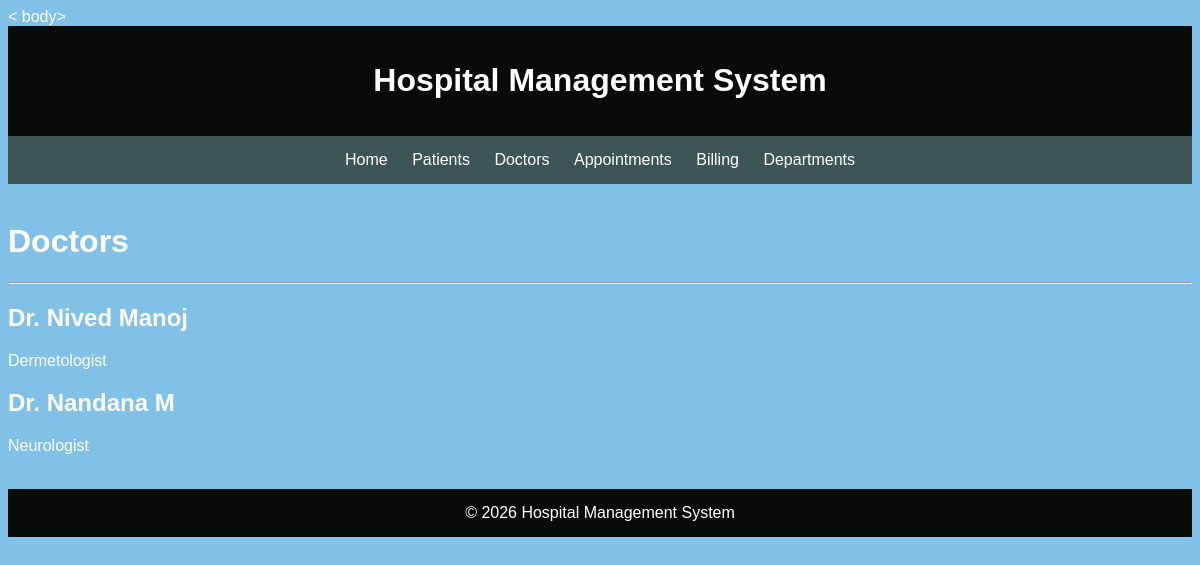
Screenshot of /doctor/ with the database file from the repository.
### home/models.py (models this page shows, shortened)
class Doctors(models.Model):
    doc_name=models.CharField(max_length=100)
    doc_spec=models.CharField(max_length=100)
    doc_dep=models.ForeignKey(Department,on_delete=models.CASCADE)
    doc_phone=models.CharField(max_length=15)

### home/views.py (the view)
# urls.py: path('doctor/', views.doctor, name='doctor'),
def doctor(request):
    doctor_dic={
        'doctors':Doctors.objects.all()
    }
    return render(request, 'doctor.html', doctor_dic)

### templates/doctor.html (shortened to what this page needs)
{% extends "base.html" %}
 {% block content %}
     <h1>Doctors</h1>
     <hr>
        <div>
            {% for doc in doctors %}
                <h2>{{ doc.doc_name }} </h2>
                <p>{{ doc.doc_spec }}</p>
            {% endfor %}
        </div>
 {% endblock %}

### templates/base.html (shortened to what this page needs)
<!Doctype html>
<html lang='en'>
    <head>
    </head>
        <header>
            <h1>Hospital Management System</h1>
        </header>
        <nav>
            <a href="{% url 'home' %}">Home</a>
            <a href="{% url 'patient' %}">Patients</a>
            <a href="{% url 'doctor' %}">Doctors</a>
            <a href="{% url 'appointment' %}">Appointments</a>
            <a href="{% url 'billing' %}">Billing</a>
            <a href="{% url 'department' %}">Departments</a>
        </nav>
        <container>
            {% block content %}{% endblock %}
        </container>
        <footer>
            &copy; 2026 Hospital Management System
        </footer>

### templates/base.html (style rules this page uses)
header { background-color: #090a0a; color: white; padding:15px; text-align: center; }
container { width:90%; margin: 0 auto; min-height: 600px; max-width: 800px; max-height: 800px; padding:50px; }
nav { background-color: #3e5555; color: white; padding:15px; text-align: center; max-height: 800px; }
nav a { color: white; text-decoration: none; margin: 0 10px; max-heigth:600px; }
footer { background-color: #090a0a; color: white; padding:15px; text-align: center; }

### rows the page displays
Doctors: doc_name "Dr. Nived Manoj", doc_spec "Dermetologist"
Doctors: doc_name "Dr. Nandana M", doc_spec "Neurologist"
